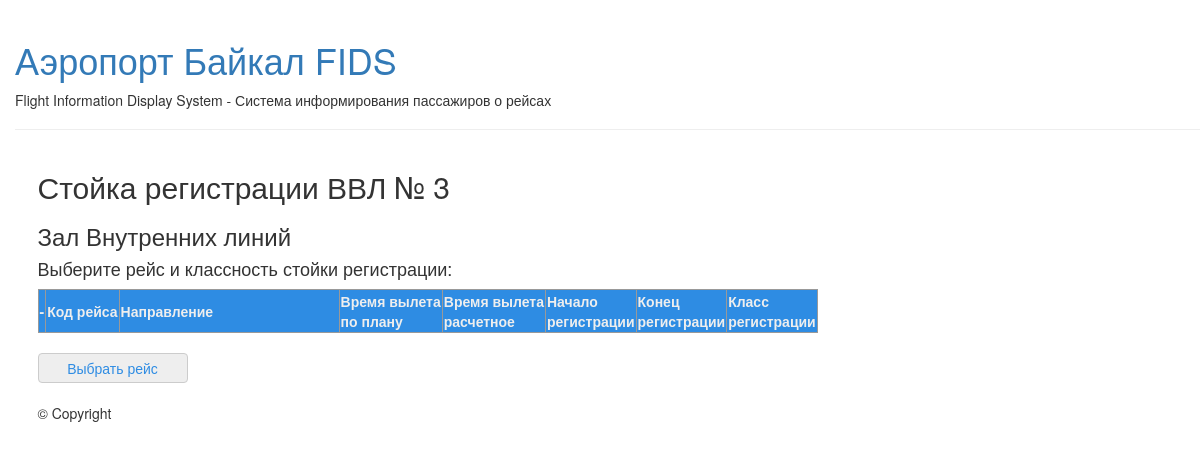
/fids/checkin/3/, run on an earlier commit of the app's database.
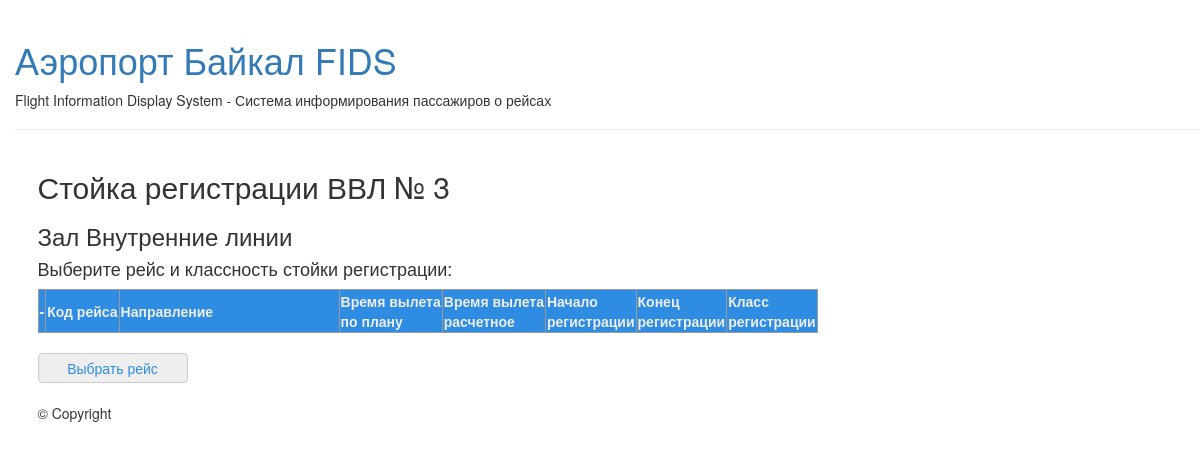
And on a later commit of the database.
### flightinfosystem/models.py (models this page shows, shortened)
class Checkin(models.Model):
    num = models.CharField("Номер стойки", max_length=2)
    fullname = models.CharField("Полное имя стойки", max_length=21)
    shortname = models.CharField("Короткое имя стойки", max_length=5)
    checkinfly = models.ForeignKey('Flight', verbose_name='Рейс', blank=True, null=True, on_delete=models.SET_NULL)
    classcheckin = models.CharField("Класс обслуживания", max_length=15, blank=True, null=True)
    deltastartcheckin = models.IntegerField("Начало регистрации", default=7200)
    deltastopcheckin = models.IntegerField("Конец регистрации", default=2400)

### flightinfosystem/views.py (the view, shortened to what this page needs)
# urls.py: url(r'^checkin/(?P<id>[0-9]+)/$', views.checkin, name='checkin'),
def checkin(request, id, past=11, future=11):
    now = timezone.now()
    pasttime = now - datetime.timedelta(seconds=past * 3600)
    futuretime = now + datetime.timedelta(seconds=future * 3600)
    check = get_object_or_404(Checkin, id=id)
    if request.method == 'GET':
        if check.checkinfly is None:
            departureflight = Flight.objects.filter(ad=0).filter(timeplan__lt=futuretime).filter(
                timeplan__gt=pasttime).order_by('timeplan')
            startcheckin = []
            stopcheckin = []
            for depart in departureflight:
                startcheckin.append(depart.timestartcheckin(delta=check.deltastartcheckin))
                stopcheckin.append(depart.timestopcheckin(delta=check.deltastopcheckin))
            return render(request, 'flightinfosystem/checkin-select.html', {'check': check,
                                                                            'depart': departureflight})
        else:
            flight = check.checkinfly
            flightstatus = FlightStatus.objects.get(fly=flight)
            event = EventLog.objects.filter(fly=flight)
            return render(request, 'flightinfosystem/checkin-status.html',
                          {'flightevent': event, 'flight': flight, 'flightstatus': flightstatus, 'check': check})

### flightinfosystem/templates/flightinfosystem/checkin-select.html (shortened to what this page needs)
{% extends 'flightinfosystem/base.html' %}
{% block content %}
    <div>
        <h2>Стойка регистрации {{ check.shortname }} № {{ check.num }}</h2>
        <h3>Зал {{ check.fullname }}</h3>
    </div>
    <div>
        <h4>Выберите рейс и классность стойки регистрации:</h4>
        <FORM action="{% url 'fids:checkin' check.id %}"method="POST">
        <TABLE class="sop" border="1" id="demoTable" >
            <tr>
                <th> - </th>
                <th><b>Код рейса</b></th>
                <th WIDTH=220><b>Направление</b></th>
                <th><b>Время вылета<br>по плану</b></th>
                <th><b>Время вылета<br>расчетное</b></th>
                <th><b>Начало<br>регистрации</b></th>
                <th><b>Конец<br>регистрации</b></th>
                <th><b>Класс<br>регистрации</b></th>
            </tr>
        </table>
        <br>
        <INPUT class="button" TYPE="submit" name="confirm" VALUE="Выбрать рейс" style="width:150px; height:30px;border-radius: 4px;">
        <br>
        <br>
            &copy; Copyright
        </FORM>
    </div>
{% endblock content %}

What changed in the data, as far as the page shows it:
changed Checkin "ВВЛ": fullname "Внутренних линий" → "Внутренние линии"
